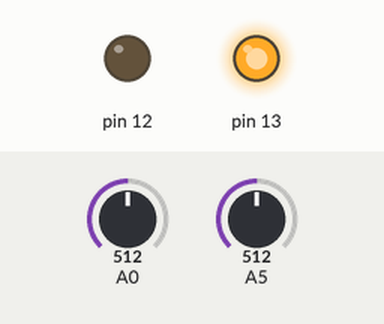
This sketch was run on a simulated Arduino Uno, built with avr-gcc and run on an emulated ATmega328P. On the bench: output pins drawn as LEDs (lit = HIGH). The inputs (shaded band) are chosen by the test bench; at power-on: A0 = 512, A5 = 512. What the sketch prints to the serial monitor is not drawn.

Above: at 1.2 s.
1.3 s: A0 set to 315
2.8 s: A0 set to 285
At 3.2 s:
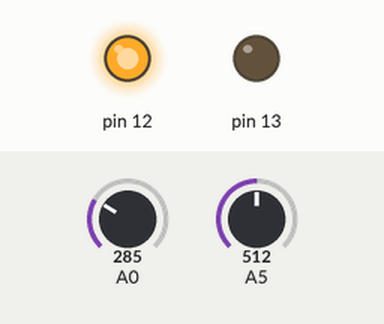
4.3 s: A0 set to 306
At 5.5 s:
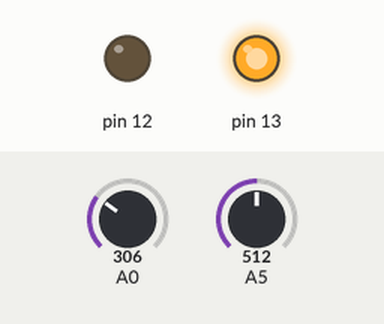
5.8 s: A0 set to 290
At 6.7 s:
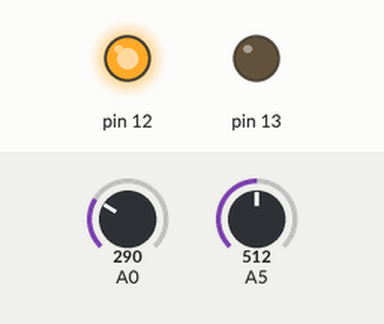
Timing chart, 0 to 8.3 s (numbered marks = the images above; inputs shaded):
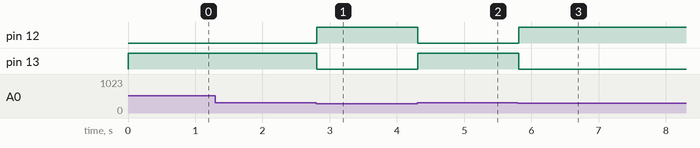

The sketch:

sketch_capteur_lumiere_2_Leds.ino
```cpp
int luminosite = 0;
int choc = 0;

void setup()
{
  Serial.begin(9600);
  pinMode(A0, INPUT);
  //pinMode(A5, INPUT);
  pinMode(13, OUTPUT);
  pinMode(12, OUTPUT);
}


void loop()
{
  luminosite = analogRead(A0);
  choc = analogRead(A5);
  //Serial.println("l="+luminosite);
  if (choc>10)
    Serial.println(choc);
  if ( luminosite > 300)
  {
    digitalWrite(13, HIGH);
    digitalWrite(12, LOW);
  }
  else
  {
    digitalWrite(13, LOW);
    digitalWrite(12, HIGH);
  }


}
```

Measured:
- the behaviour switches between 301 and 300 on A0 (found by bisection; images 0 and 1)
- after the input at 1.3 s, every drawn part: stays the same
- after the input at 2.8 s, pin 12: LOW → HIGH at once; pin 13: HIGH → LOW at once
- after the input at 4.3 s, pin 12: HIGH → LOW at once; pin 13: LOW → HIGH at once
- after the input at 5.8 s, pin 12: LOW → HIGH at once; pin 13: HIGH → LOW at once
